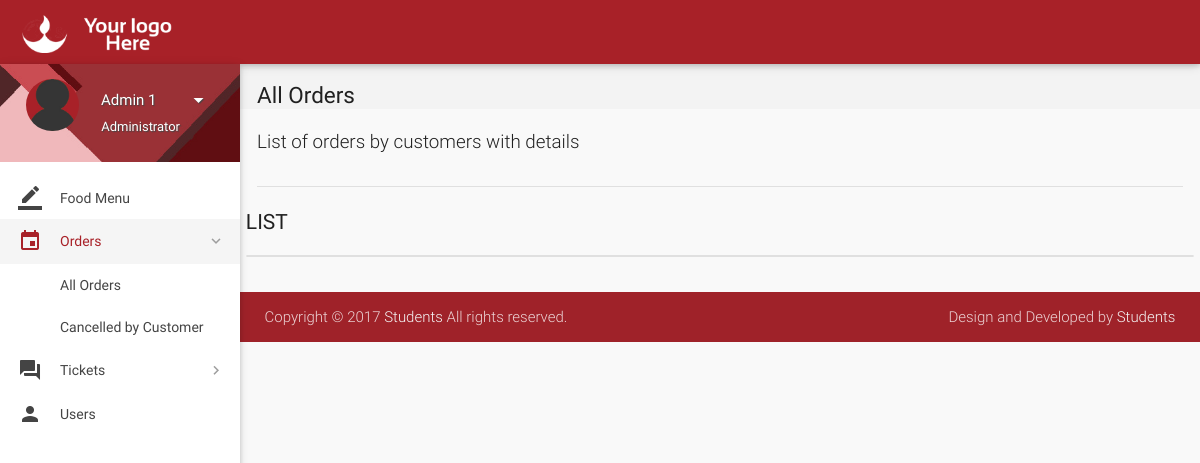
The page /all-orders.php?status=Paused (signed in) on the database as committed earlier.
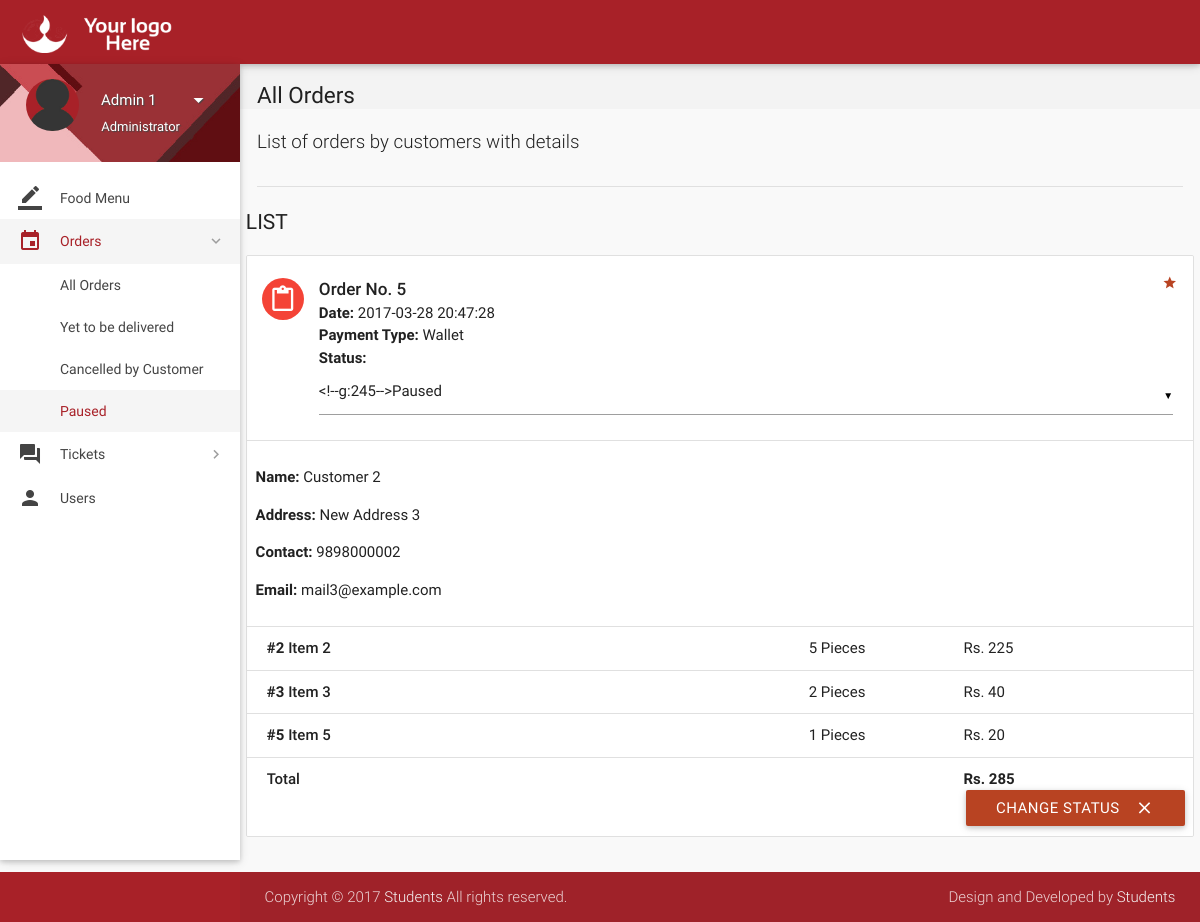
The same page on the database as committed later.
### tables this page shows
CREATE TABLE `orders` (
  `id` int(11) NOT NULL,
  `customer_id` int(11) NOT NULL,
  `address` varchar(300) NOT NULL,
  `description` varchar(300) NOT NULL,
  `date` datetime NOT NULL DEFAULT CURRENT_TIMESTAMP,
  `payment_type` varchar(16) NOT NULL DEFAULT 'Wallet',
  `total` int(11) NOT NULL,
  `status` varchar(25) NOT NULL DEFAULT 'Yet to be delivered',
  `deleted` tinyint(4) NOT NULL DEFAULT '0'
);

CREATE TABLE `users` (
  `id` int(11) NOT NULL,
  `role` varchar(15) NOT NULL DEFAULT 'Customer',
  `name` varchar(15) NOT NULL,
  `username` varchar(10) NOT NULL,
  `password` varchar(16) NOT NULL,
  `email` varchar(35) NULL,
  `address` varchar(300) NULL,
  `contact` bigint(11) NOT NULL,
  `verified` tinyint(1) NOT NULL DEFAULT '0',
  `deleted` tinyint(4) NOT NULL DEFAULT '0'
);

CREATE TABLE `order_details` (
  `id` int(11) NOT NULL,
  `order_id` int(11) NOT NULL,
  `item_id` int(11) NOT NULL,
  `quantity` int(11) NOT NULL,
  `price` int(11) NOT NULL
);

CREATE TABLE `items` (
  `id` int(11) NOT NULL,
  `name` varchar(20) NOT NULL,
  `price` int(11) NOT NULL,
  `deleted` tinyint(4) NOT NULL DEFAULT '0'
);

### includes/connect.php (called while the page is built, shortened)
<?php
$name = $_SESSION['name'];
$role = $_SESSION['role'];
?>

### all-orders.php (the view, shortened to what this page needs)
<?php
include 'includes/connect.php';
	if($_SESSION['admin_sid']==session_id())
	{
		?>
<!DOCTYPE html>
<html lang="en">
<head>
  <link href="css/materialize.min.css" type="text/css" rel="stylesheet" media="screen,projection">
  <link href="css/style.min.css" type="text/css" rel="stylesheet" media="screen,projection">
  <link href="css/custom/custom.min.css" type="text/css" rel="stylesheet" media="screen,projection">
  <link href="js/plugins/perfect-scrollbar/perfect-scrollbar.css" type="text/css" rel="stylesheet" media="screen,projection">
</head>
<body>
  <header id="header" class="page-topbar">
        <div class="navbar-fixed">
            <nav class="navbar-color">
                <div class="nav-wrapper">
                    <ul class="left">
                      <li><h1 class="logo-wrapper"><a href="index.php" class="brand-logo darken-1"><img src="images/materialize-logo.png" alt="logo"></a> <span class="logo-text">Logo</span></h1></li>
                    </ul>
                </div>
            </nav>
        </div>
  </header>
  <div id="main">
    <div class="wrapper">
      <aside id="left-sidebar-nav">
        <ul id="slide-out" class="side-nav fixed leftside-navigation">
            <li class="user-details cyan darken-2">
            <div class="row">
                <div class="col col s4 m4 l4">
                    <img src="images/avatar.jpg" alt="" class="circle responsive-img valign profile-image">
                </div>
                <div class="col col s8 m8 l8">
                    <a class="btn-flat dropdown-button waves-effect waves-light white-text profile-btn" href="#" data-activates="profile-dropdown"><?php echo $name;?> <i class="mdi-navigation-arrow-drop-down right"></i></a>
                    <p class="user-roal"><?php echo $role;?></p>
                </div>
            </div>
            </li>
            <li class="bold"><a href="index.php" class="waves-effect waves-cyan"><i class="mdi-editor-border-color"></i> Food Menu</a>
            </li>
                <li class="no-padding">
                    <ul class="collapsible collapsible-accordion">
                        <li class="bold"><a class="collapsible-header waves-effect waves-cyan active"><i class="mdi-editor-insert-invitation"></i> Orders</a>
                            <div class="collapsible-body">
                                <ul>
								<li class="<?php
								if(!isset($_GET['status'])){
										echo 'active';
									}?>
									"><a href="all-orders.php">All Orders</a>
                                </li>
								<?php
									$sql = mysqli_query($con, "SELECT DISTINCT status FROM orders;");
									while($row = mysqli_fetch_array($sql)){
									if(isset($_GET['status'])){
										$status = $row['status'];
									}
                                    echo '<li class='.(isset($_GET['status'])?($status == $_GET['status'] ? 'active' : ''): '').'><a href="all-orders.php?status='.$row['status'].'">'.$row['status'].'</a>
                                    </li>';
									}
									?>
                                </ul>
                            </div>
                        </li>
                    </ul>
                </li>
                 <li class="no-padding">
                    <ul class="collapsible collapsible-accordion">
                        <li class="bold"><a class="collapsible-header waves-effect waves-cyan"><i class="mdi-action-question-answer"></i> Tickets</a>
                        </li>
                    </ul>
                </li>
            <li class="bold"><a href="users.php" class="waves-effect waves-cyan"><i class="mdi-social-person"></i> Users</a>
            </li>
        </ul>
        </aside>
      <section id="content">
        <div id="breadcrumbs-wrapper">
          <div class="container">
            <div class="row">
              <div class="col s12 m12 l12">
                <h5 class="breadcrumbs-title">All Orders</h5>
              </div>
            </div>
          </div>
        </div>
        <div class="container">
          <p class="caption">List of orders by customers with details</p>
          <div class="divider"></div>
<div id="work-collections" class="seaction">
					<?php
					if(isset($_GET['status'])){
						$status = $_GET['status'];
					}
					else{
						$status = '%';
					}
					$sql = mysqli_query($con, "SELECT * FROM orders WHERE status LIKE '$status';");
					echo '<div class="row">
                <div>
                    <h4 class="header">List</h4>
                    <ul id="issues-collection" class="collection">';
					while($row = mysqli_fetch_array($sql))
					{
						$status = $row['status'];
						$deleted = $row['deleted'];
						echo '<li class="collection-item avatar">
                              <i class="mdi-content-content-paste red circle"></i>
                              <span class="collection-header">Order No. '.$row['id'].'</span>
                              <p><strong>Date:</strong> '.$row['date'].'</p>
                              <p><strong>Payment Type:</strong> '.$row['payment_type'].'</p>
							  <p><strong>Status:</strong> '.($deleted ? $status : '
							  <form method="post" action="routers/edit-orders.php">
							    <input type="hidden" value="'.$row['id'].'" name="id">
								<select name="status">
								<option value="Yet to be delivered" '.($status=='Yet to be delivered' ? 'selected' : '').'>Yet to be delivered</option>
								<option value="Delivered" '.($status=='Delivered' ? 'selected' : '').'>Delivered</option>
								<option value="Cancelled by Admin" '.($status=='Cancelled by Admin' ? 'selected' : '').'>Cancelled by Admin</option>
								<option value="Paused" '.($status=='Paused' ? 'selected' : '').'>Paused</option>
								</select>
							  ').'</p>
                              <a href="#" class="secondary-content"><i class="mdi-action-grade"></i></a>
                              </li>';
						$order_id = $row['id'];
						$customer_id = $row['customer_id'];
						$sql1 = mysqli_query($con, "SELECT * FROM order_details WHERE order_id = $order_id;");
						$sql3 = mysqli_query($con, "SELECT * FROM users WHERE id = $customer_id;");
							while($row3 = mysqli_fetch_array($sql3))
							{
							echo '<li class="collection-item">
                            <div class="row">
							<p><strong>Name: </strong>'.$row3['name'].'</p>
							<p><strong>Address: </strong>'.$row['address'].'</p>
							'.($row3['contact'] == '' ? '' : '<p><strong>Contact: </strong>'.$row3['contact'].'</p>').'
							'.($row3['email'] == '' ? '' : '<p><strong>Email: </strong>'.$row3['email'].'</p>').'
							'.(!empty($row['description']) ? '<p><strong>Note: </strong>'.$row['description'].'</p>' : '').'
                            </li>';
							}
						while($row1 = mysqli_fetch_array($sql1))
						{
							$item_id = $row1['item_id'];
							$sql2 = mysqli_query($con, "SELECT * FROM items WHERE id = $item_id;");
							while($row2 = mysqli_fetch_array($sql2))
								$item_name = $row2['name'];
							echo '<li class="collection-item">
                            <div class="row">
                            <div class="col s7">
                            <p class="collections-title"><strong>#'.$row1['item_id'].'</strong> '.$item_name.'</p>
                            </div>
                            <div class="col s2">
                            <span>'.$row1['quantity'].' Pieces</span>
                            </div>
                            <div class="col s3">
                            <span>Rs. '.$row1['price'].'</span>
                            </div>
                            </div>
                            </li>';
						}
								echo'<li class="collection-item">
                                        <div class="row">
                                            <div class="col s7">
                                                <p class="collections-title"> Total</p>
                                            </div>
                                            <div class="col s2">
											<span> </span>
                                            </div>
                                            <div class="col s3">
                                                <span><strong>Rs. '.$row['total'].'</strong></span>
                                            </div>';
								if(!$deleted){
								echo '<button class="btn waves-effect waves-light right submit" type="submit" name="action">Change Status
                                              <i class="mdi-content-clear right"></i>
										</button>
										</form>';
								}
								echo'</div></li>';
					}
					?>
					</ul>
                </div>
              </div>
            </div>
        </div>
      </section>
    </div>
  </div>
  <footer class="page-footer">
    <div class="footer-copyright">
      <div class="container">
        <span>Copyright © 2017 <a class="grey-text text-lighten-4" href="#" target="_blank">Students</a> All rights reserved.</span>
        <span class="right"> Design and Developed by <a class="grey-text text-lighten-4" href="#">Students</a></span>
        </div>
    </div>
  </footer>
</body>
</html>
<?php
	}
?>

Rows that differ between the two databases and show on the page:
added orders: id "5", date "2017-03-28 20:47:28", payment_type "Wallet", address "New Address 3", total "285", deleted "CHANGE STATUS"
now on this page (row edited): users: name "Customer 2", contact "9898000002", email "mail3@example.com"
added order_details: item "2", item.name "Item 2", quantity "5", price "225"
added order_details: item "3", item.name "Item 3", quantity "2", price "40"
added order_details: item "5", item.name "Item 5", quantity "1", price "20"
Other text that changed with them:
new list line: "Yet to be delivered"
new list line: "Paused"
